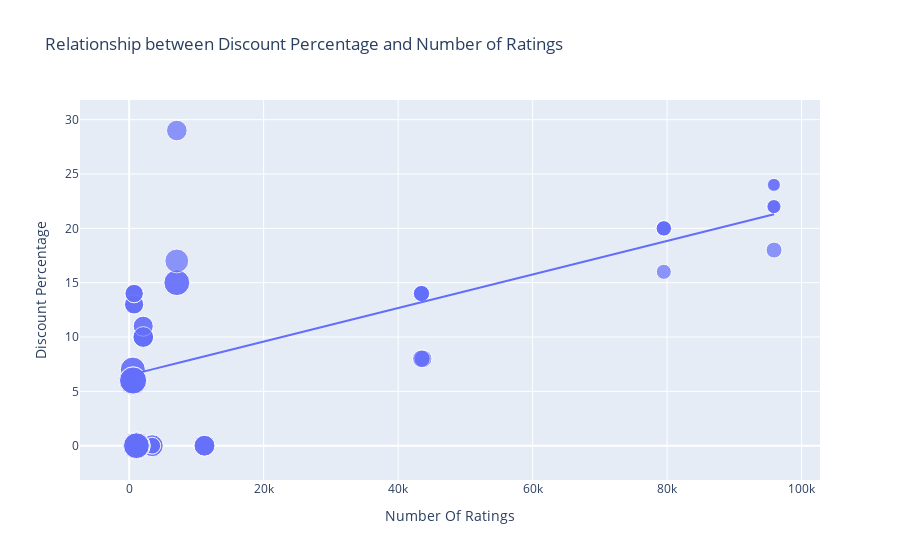

Write notebook code for a chart like this one.
### Code cell
import plotly.express as px

figure = px.scatter(
    data_frame=data,
    x="Number Of Ratings",
    y="Discount Percentage",
    size="Sale Price",
    trendline="ols",
    title="Relationship between Discount Percentage and Number of Ratings"
)

figure.show()

### Figure 1 — Plotly figure (JSON) as saved in the notebook; plotly's stock layout.template omitted (floating-point values rounded to 4 significant figures)
{"data": [{"hovertemplate": "Number Of Ratings=%{x}<br>Discount Percentage=%{y}<br>Sale Price=%{marker.size}<extra></extra>", "legendgroup": "", "marker": {"color": "#636efa", "size": [49900, 84900, 84900, 77000, 77000, 49900, 49900, 77000, 89900, 41999, 39999, 41999, 41999, 41999, 131900, 117100, 131900, 117100, 74999, 117900, 117100, 117900, 99900, 44999, 140900, 130900, 64900, 120900, 59900, 75900, 110900, 130900, 120900, 64900, 64900, 75900, 75900, 120900, 59900, 120900, 75900, 140900, 70900, 70900, 75900, 59900, 110900, 120900, 130900, 130900, 54999, 54999, 29999, 34999, 34999, 34999, 54999, 29999, 46999, 46999, 46999, 46999], "sizemode": "area", "sizeref": 352.2, "symbol": "circle"}, "mode": "markers", "name": "", "orientation": "v", "showlegend": false, "type": "scatter", "x": [3431, 3431, 3431, 11202, 11202, 3431, 3431, 11202, 1454, 79512, 79512, 79582, 79512, 79512, 1078, 1078, 1078, 1078, 7088, 7088, 1078, 7088, 7081, 95909, 542, 580, 740, 545, 740, 2101, 545, 580, 580, 730, 730, 2101, 2101, 580, 740, 580, 2092, 545, 2101, 2092, 2101, 740, 545, 580, 580, 580, 43707, 43707, 95807, 95909, 95807, 95909, 43470, 95909, 43470, 43470, 43470, 43470], "xaxis": "x", "y": [0, 0, 0, 0, 0, 0, 0, 0, 0, 20, 16, 20, 20, 20, 0, 0, 0, 0, 29, 15, 0, 15, 17, 18, 6, 6, 13, 6, 14, 10, 7, 6, 6, 13, 13, 10, 10, 6, 14, 6, 10, 6, 11, 11, 10, 14, 7, 6, 6, 6, 8, 8, 24, 22, 22, 22, 8, 24, 14, 14, 14, 14], "yaxis": "y"}, {"hovertemplate": "<b>OLS trendline</b><br>Discount Percentage = 0.000154292 * Number Of Ratings + 6.49233<br>R<sup>2</sup>=0.468988<br><br>Number Of Ratings=%{x}<br>Discount Percentage=%{y} <b>(trend)</b><extra></extra>", "legendgroup": "", "marker": {"color": "#636efa", "symbol": "circle"}, "mode": "lines", "name": "", "showlegend": false, "type": "scatter", "x": [542, 545, 545, 545, 545, 580, 580, 580, 580, 580, 580, 580, 580, 730, 730, 740, 740, 740, 740, 1078, 1078, 1078, 1078, 1078, 1454, 2092, 2092, 2101, 2101, 2101, 2101, 2101, 3431, 3431, 3431, 3431, 3431, 7081, 7088, 7088, 7088, 11202, 11202, 11202, 43470, 43470, 43470, 43470, 43470, 43707, 43707, 79512, 79512, 79512, 79512, 79582, 95807, 95807, 95909, 95909, 95909, 95909], "xaxis": "x", "y": [6.576, 6.576, 6.576, 6.576, 6.576, 6.582, 6.582, 6.582, 6.582, 6.582, 6.582, 6.582, 6.582, 6.605, 6.605, 6.607, 6.607, 6.607, 6.607, 6.659, 6.659, 6.659, 6.659, 6.659, 6.717, 6.815, 6.815, 6.816, 6.816, 6.816, 6.816, 6.816, 7.022, 7.022, 7.022, 7.022, 7.022, 7.585, 7.586, 7.586, 7.586, 8.221, 8.221, 8.221, 13.2, 13.2, 13.2, 13.2, 13.2, 13.24, 13.24, 18.76, 18.76, 18.76, 18.76, 18.77, 21.27, 21.27, 21.29, 21.29, 21.29, 21.29], "yaxis": "y"}], "layout": {"legend": {"itemsizing": "constant", "tracegroupgap": 0}, "title": {"text": "Relationship between Discount Percentage and Number of Ratings"}, "xaxis": {"anchor": "y", "domain": [0, 1], "title": {"text": "Number Of Ratings"}}, "yaxis": {"anchor": "x", "domain": [0, 1], "title": {"text": "Discount Percentage"}}}}
